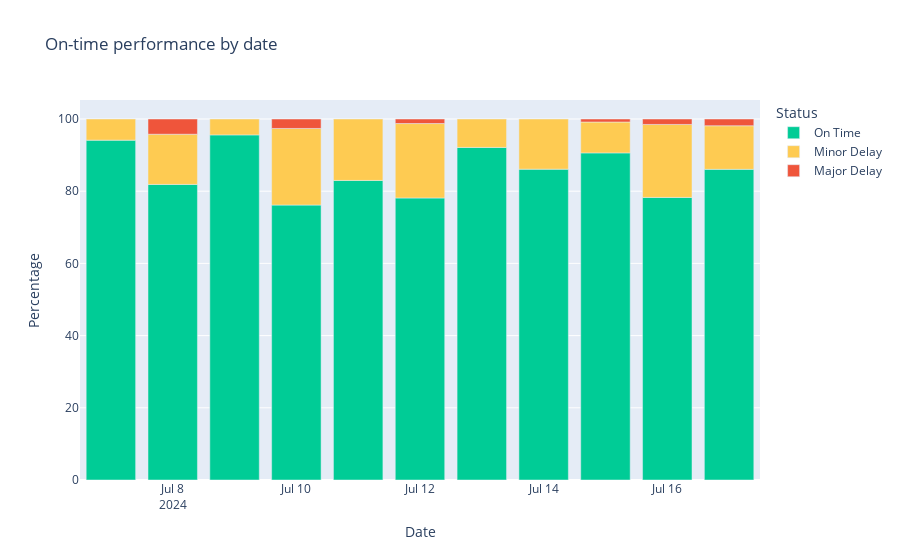

The notebook cell saved with this chart:
### Code cell
import pandas as pd
import plotly.express as px

# Calculate percentage of delays by severity
daily_summary = unique_trips.groupby('date')['delay_severity'].value_counts(normalize=True).unstack() * 100

# Reset index to have date as a column
daily_summary = daily_summary.reset_index()

# Melt the DataFrame for Plotly
daily_summary_melted = daily_summary.melt(id_vars='date', value_vars=['Major', 'Minor', 'On Time'], var_name='Status', value_name='Percentage')

# Define the order of the Status items
status_order = ['On Time', 'Minor Delay', 'Major Delay']
daily_summary_melted.loc[daily_summary_melted.Status == 'Major','Status']='Major Delay'
daily_summary_melted.loc[daily_summary_melted.Status == 'Minor','Status']='Minor Delay'
# Define custom colors for each Status
status_colors = {
    'On Time': '#00CC96',
    'Minor Delay': '#FECB52',
    'Major Delay': '#EF553B'
}

# Create the stacked bar plot
fig = px.bar(daily_summary_melted, x='date', y='Percentage', color='Status', 
             title='On-time performance by date',
             category_orders={'Status': status_order},
             color_discrete_map=status_colors,labels={'date': 'Date', 'percentage': 'Percentage','Minor':'Minor Delay'})

# Show the plot
fig.show()

### Figure 1 — Plotly figure (JSON) as saved in the notebook; plotly's stock layout.template omitted (floating-point values rounded to 4 significant figures)
{"data": [{"alignmentgroup": "True", "hovertemplate": "Status=On Time<br>Date=%{x}<br>Percentage=%{y}<extra></extra>", "legendgroup": "On Time", "marker": {"color": "#00CC96", "pattern": {"shape": ""}}, "name": "On Time", "offsetgroup": "On Time", "orientation": "v", "showlegend": true, "textposition": "auto", "type": "bar", "x": ["2024-07-07", "2024-07-08", "2024-07-09", "2024-07-10", "2024-07-11", "2024-07-12", "2024-07-13", "2024-07-14", "2024-07-15", "2024-07-16", "2024-07-17"], "xaxis": "x", "y": [94.14, 81.88, 95.6, 76.16, 82.98, 78.12, 92.12, 86.11, 90.61, 78.27, 86.06], "yaxis": "y"}, {"alignmentgroup": "True", "hovertemplate": "Status=Minor Delay<br>Date=%{x}<br>Percentage=%{y}<extra></extra>", "legendgroup": "Minor Delay", "marker": {"color": "#FECB52", "pattern": {"shape": ""}}, "name": "Minor Delay", "offsetgroup": "Minor Delay", "orientation": "v", "showlegend": true, "textposition": "auto", "type": "bar", "x": ["2024-07-07", "2024-07-08", "2024-07-09", "2024-07-10", "2024-07-11", "2024-07-12", "2024-07-13", "2024-07-14", "2024-07-15", "2024-07-16", "2024-07-17"], "xaxis": "x", "y": [5.858, 13.91, 4.398, 21.22, 17.02, 20.62, 7.877, 13.89, 8.554, 20.22, 12.07], "yaxis": "y"}, {"alignmentgroup": "True", "hovertemplate": "Status=Major Delay<br>Date=%{x}<br>Percentage=%{y}<extra></extra>", "legendgroup": "Major Delay", "marker": {"color": "#EF553B", "pattern": {"shape": ""}}, "name": "Major Delay", "offsetgroup": "Major Delay", "orientation": "v", "showlegend": true, "textposition": "auto", "type": "bar", "x": ["2024-07-07", "2024-07-08", "2024-07-09", "2024-07-10", "2024-07-11", "2024-07-12", "2024-07-13", "2024-07-14", "2024-07-15", "2024-07-16", "2024-07-17"], "xaxis": "x", "y": [null, 4.216, null, 2.62, null, 1.256, null, null, 0.8327, 1.511, 1.866], "yaxis": "y"}], "layout": {"barmode": "relative", "legend": {"title": {"text": "Status"}, "tracegroupgap": 0}, "title": {"text": "On-time performance by date"}, "xaxis": {"anchor": "y", "domain": [0, 1], "title": {"text": "Date"}}, "yaxis": {"anchor": "x", "domain": [0, 1], "title": {"text": "Percentage"}}}}
